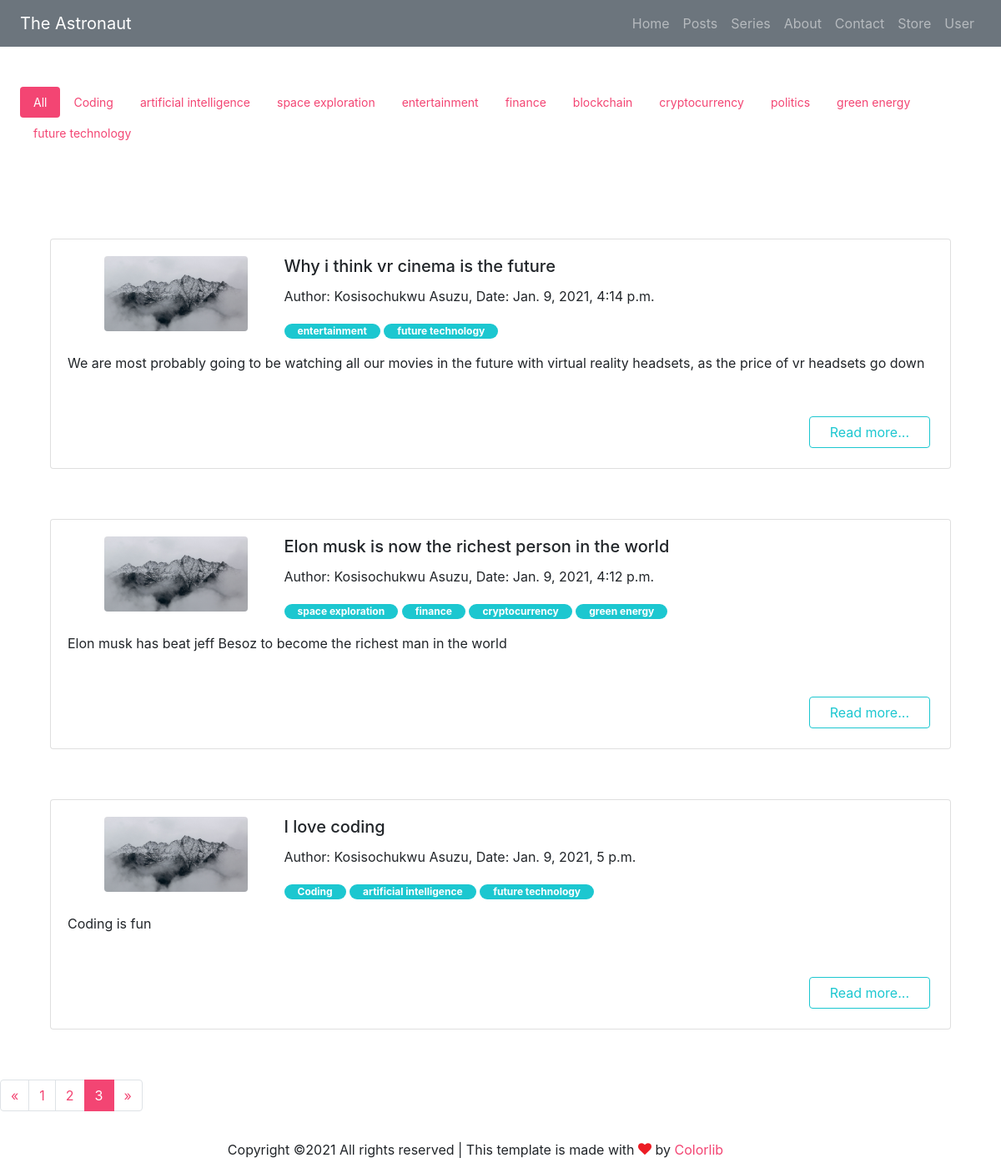
Screenshot of /posts?category=all&page=3 with the database file from the repository.
### blog/models.py (models this page shows, shortened)
class Category(models.Model):
    name = models.CharField(max_length=200)

class Post(models.Model):
    title = models.CharField(max_length=200)
    content = RichTextField(blank=True, null=True)
    category = models.ManyToManyField(Category)
    author = models.ForeignKey(Author, on_delete=models.CASCADE)
    date_written = models.DateTimeField()
    title_image = models.URLField(default="")

class Author(models.Model):
    user = models.ForeignKey(User, on_delete=models.CASCADE)
    def __str__(self):
        u = self.user
        return f'{u.first_name} {u.last_name}'

### blog/views.py (the view)
# urls.py: path("posts", views.posts, name="Posts"),
def posts(request):
    categories = Category.objects.all()
    category = request.GET.get("category", "all")
    page = request.GET.get("page", 1)
    if category == "all":
        p = Post.objects.all()
        current = "all"
    else:
        c = Category.objects.get(name=category)
        p = c.get_posts()
        current = category
    paginator = Paginator(p[::-1], 3)
    num_pages = paginator.num_pages
    num_list = []
    for num in range(num_pages):
        num_list.append(num + 1)
    p = paginator.page(page)
    if p.has_next():
        ne = int(page)+1
    else:
        ne = int(page)
    if p.has_previous():
        previous = int(page) - 1
    else:
        previous = int(page)
    context = {
        "categories": categories,
        "posts": p,
        "current": current,
        "page_nums": num_list,
        "page_num": int(page),
        "next": ne,
        "previous": previous,
    }
    return render(request, 'posts.html', context)

### blog/templates/posts.html (shortened to what this page needs)
{% extends 'base.html' %}
{% block content%}
<div class="categories_top_bar">
    {% include 'categories_top_bar.html' with categories=categories %}
</div>
<div>
    {% for post in posts%}
        {% include 'article_card.html' with post=post %}
    {% endfor %}
</div>
  <nav aria-label="Page navigation example" class="mb-4 paginator">
              <ul class="custom-pagination pagination-info pagination align-items-stretch">
                <li class="page-item">
                  <a class="page-link" href="?category={{current}}&page={{previous}}" aria-label="Previous">
                    <span aria-hidden="true">&laquo;</span>
                  </a>
                </li>
                  {% for page in page_nums %}
                  {% if page_num == page %}
                  <li class="page-item active"><a class="page-link" href="?category={{current}}&page={{page}}">{{page}}</a></li>
                  {% else %}
                  <li class="page-item "><a class="page-link" href="?category={{current}}&page={{page}}">{{page}}</a></li>
                  {% endif %}
                  {% endfor %}
                <li class="page-item">
                  <a class="page-link" href="?category={{current}}&page={{next}}" aria-label="Next">
                    <span aria-hidden="true">&raquo;</span>
                  </a>
                </li>
              </ul>
            </nav>
{% endblock content%}

### blog/templates/categories_top_bar.html
<div class="tab-card p-4">
      <div class="tab-menu tab-secondary mb-4">
                    <div class="nav flex-row nav-pills" id="v-pills-tab" role="tablist" aria-orientation="vertical">
                        {% if current == "all" %}
                        <a class="nav-link active" style="margin: 0px; font-size:14px;" href="?category=all">All</a>
                        {% else%}
                        <a class="nav-link " style="margin: 0px; font-size:14px;" href="?category=all">All</a>
                        {% endif %}
                         {% for category in categories %}
                        {% if current == category.name %}
                      <a class="nav-link active" style="margin: 0px;  font-size:14px;" href="?category={{category.name}}">{{category.name}}</a>
                        {% else %}
                        <a class="nav-link " style="margin: 0px;  font-size:14px;" href="?category={{category.name}}">{{category.name}}</a>
                        {% endif %}
                         {% endfor %}
                    </div>
      </div>
</div>

### blog/templates/article_card.html (shortened to what this page needs)
  <div class="article">
      <div class="card card-20201">
              {% load static %}
              <div class="card-body">
                <div class="col-lg-3 text-center side-image">
                  <img src="{% static 'images/hero_1.jpg' %}" alt="Image" class="img-fluid w-75 rounded img-raised">
                </div>
                <div>
                <h5 class="card-title">{{post.title}}</h5>
                    <p>
                        Author: {{post.author}}, Date: {{post.date_written}}
                    </p>
                    <p>
                        {% for cat in post.category.all %}
                        <span class="badge px-3 badge-pill badge-info">{{cat.name}}</span>
                        {% endfor %}
                    </p>
                <p class="card-text mb-5">{{post.content | safe }}</p>
                <a href="{% url 'Article' post.pk %}" class="btn px-4 m-1 btn-outline-info read-more ">Read more...</a>
                </div>
              </div>
  </div>
  </div>

### blog/static/css/mystyle.css (style rules this page uses)
.article { width:90%; margin: 5%; }
.read-more { float: right; }
.side-image { display:inline-block; float:left; }

### rows the page displays
Category: name "Coding"
Category: name "artificial intelligence"
Category: name "space exploration"
Category: name "entertainment"
Category: name "finance"
Category: name "blockchain"
Category: name "cryptocurrency"
Category: name "politics"
Category: name "green energy"
Category: name "future technology"
Post: title "Why i think vr cinema is the future", author "Kosisochukwu Asuzu", date_written "Jan. 9, 2021, 4:14 p.m.", content "We are most probably going to be watching all our movies in the future with virtual reality headsets, as the price of vr headsets go down"
Post: title "Elon musk is now the richest person in the world", author "Kosisochukwu Asuzu", date_written "Jan. 9, 2021, 4:12 p.m.", content "Elon musk has beat jeff Besoz to become the richest man in the world"
Post: title "I love coding", author "Kosisochukwu Asuzu", date_written "Jan. 9, 2021, 5 p.m.", content "Coding is fun"

### other values shown
{{ page }} "1" "2"
{{ page }} "3"
